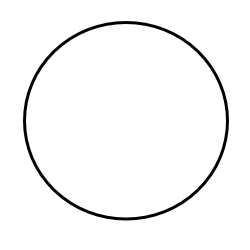
#> input picture Pics/circle.png, 250 x 250 px
$ python main3.py   (older library calls are emulated)
#> lines starting #> are read from the running program, lines starting #| are printed output that depends on the picture
import os
import numpy as np
import matplotlib
import matplotlib.image as mpimg
import matplotlib.pyplot as plt
from scipy import ndimage
import scipy.misc
from skimage import feature
from skimage import measure
from skimage import util
import time
import sys

def getIMG(name="occlusion2.png"):
#> called with name = 'circle.png'
	filename = os.path.join(os.getcwd(), "Pics/"+name)
	img = mpimg.imread(filename)
#> img is the input picture: shape (250, 250, 4) float32; mean R, G, B, A 0.97, 0.97, 0.97, 1
	return img[:,:,:3] # remove alpha channel

def convertToGrayscale(img):
	return np.max(img, axis=2)

def getThreeChannels(img):
	# r, g, b
	bw = np.mean(img, axis=2)
	rg = (img[:,:,0] - img[:,:,1])/2
#> rg: shape (250, 250) float32; every value is 0
	yb = (np.mean(img[:,:,:2],axis=2) - img[:,:,2])/2
	return bw, rg, yb

def gaussianFilter(img,sigma=1.0):
#> called with sigma = 1
	return ndimage.filters.gaussian_filter(img,sigma)
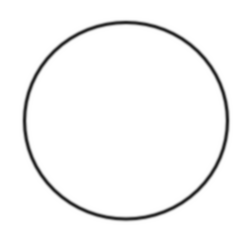
#> returned value: shape (250, 250) float32; min 0.124, max 1, mean 0.97

def sobelOp(img):
	Kx = np.array([[1.0,0,-1.0], [2.0,0.0,-2.0], [1.0,0.0,-1.0]])
	Ky = np.array([[1.0,2.0,1.0], [0.0,0.0,0.0], [-1.0,-2.0,-1.0]])
	Gx = ndimage.convolve(img,Kx,mode='nearest')
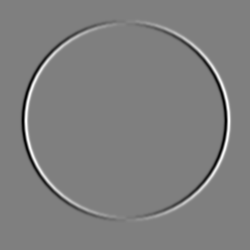
#> Gx: shape (250, 250) float32; min -2.53, max 2.54, mean 1.18e-10; drawn with min black and max white
	Gy = ndimage.convolve(img,Ky,mode='nearest')
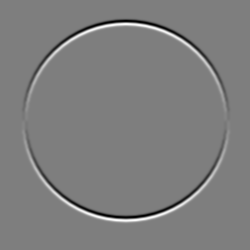
#> Gy: shape (250, 250) float32; min -2.49, max 2.54, mean -2.44e-10; drawn with min black and max white
	E = np.abs(Gx)+np.abs(Gy)
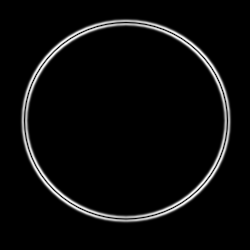
#> E: shape (250, 250) float32; min 0, max 3.5, mean 0.16; drawn with min black and max white
	return E, Gx, Gy

def getGradID(pt, Gx, Gy):
	gx = Gx[tuple(pt)]
	gy = Gy[tuple(pt)]
	ratio = gx/gy if gy != 0 else gx/0.0001
	if abs(ratio) < 0.5:
		return 0
	if (ratio > 0.5 and ratio < 2):
		return 1
	if (ratio > 2 or ratio < -2):
		return 2
	return 3


def moveAlongContour(E, Gx, Gy, pt):
	pts_explored = []
	d = np.array([(0,1),(-1,1),(-1,0),(-1,-1),(0,-1),(1,-1),(1,0),(1,1)])
	last_grad_id = getGradID(pt, Gx, Gy)
	for i in range(180):
		pts_explored.append(pt)
		grad_id = getGradID(pt, Gx, Gy)
		if (min(abs(last_grad_id-grad_id), abs(8+last_grad_id-grad_id)) > 2):
			grad_id += 4
		last_grad_id = grad_id
		max_val = E[tuple(pt + d[grad_id])]
		max_id = grad_id
		if max_val < E[tuple(pt + d[(grad_id+1) % 8])]:
			max_id = (grad_id+1) % 8
		elif max_val < E[tuple(pt + d[(grad_id+7) % 8])]:
			max_id = (grad_id+7) % 8
		pt = pt + d[max_id]
	return np.array(pts_explored)

img = getIMG("circle.png")
bw,rg,yb = getThreeChannels(img)
bw = gaussianFilter(bw)
ur = (370,64)
w = 60
sample = bw#[ur[0]:ur[0]+w,ur[1]:ur[1]+w]
E, Gx, Gy = sobelOp(sample)
G_ids = np.zeros_like(Gx)
for i in range(G_ids.shape[0]):
	for j in range(G_ids.shape[1]):
		G_ids[i,j] = getGradID((i,j),Gx,Gy)
#> this loop made 250 passes
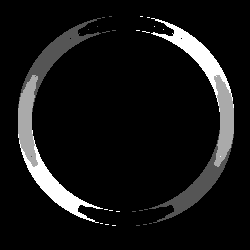
#> G_ids: shape (250, 250) float32; min 0, max 3, mean 0.245; drawn with min black and max white

plt.figure(figsize=(8,6))
plt.imshow(G_ids,cmap='jet')
plt.colorbar()

plt.autoscale(False)
plt.axis('equal')
plt.tight_layout()
pts = moveAlongContour(E,Gx,Gy, (169,145))
curvature = np.zeros(len(pts))
for i in range(1,len(pts)):
	g1 = getGradID(pts[i-1],Gx, Gy)
	print(g1)
	g2 = getGradID(pts[i],Gx, Gy)
	diff = abs(g2 - g1)
	if diff > 4: diff = 8 - diff
	curvature[i] = g2
#> this loop made 179 passes
#| 0
#| 0
#| 0
#| 0
#| 0
#| 0
#| 0
#| 0
#> (further printed lines are left out)
curvature = np.convolve(curvature, np.ones(2), mode='same')
for i, pt in enumerate(pts):
	plt.plot(pt[1],pt[0],'r.')
#> this loop made 180 passes
#> pt on passes 1 to 3: [169, 145], [169, 146], [169, 147]
	# plt.arrow(pt[1], pt[0], Gy[tuple(pt)], -Gx[tuple(pt)],color='r')
# plt.xlim((0,w))
# plt.ylim((w,0))
plt.figure()
plt.plot(curvature, '.')
plt.show()
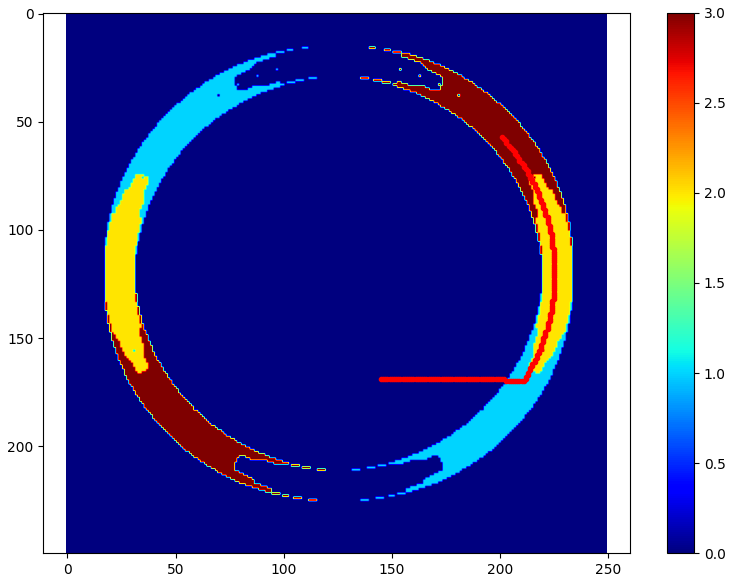
#> figure drawn by matplotlib, 2 panels
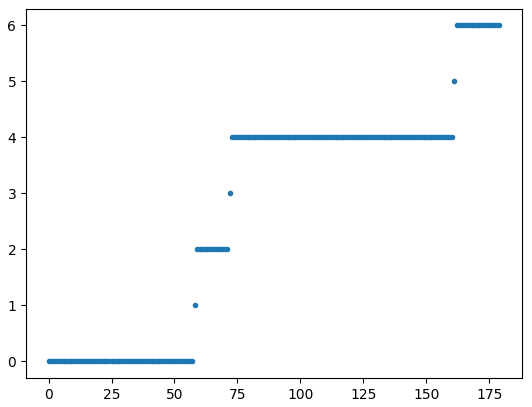
#> figure drawn by matplotlib, 1 panel; curve peaks at x = 162, y = 6
